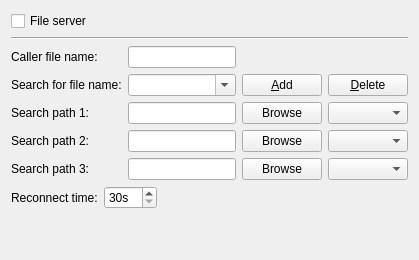
     <widget class="QWidget" name="fileServerTab">
      <attribute name="title">
       <string>File server</string>
      </attribute>
      <layout class="QVBoxLayout" name="verticalLayout_5">
       <item>
        <widget class="QCheckBox" name="fileServerCheckBox">
         <property name="toolTip">
          <string>&lt;!DOCTYPE HTML PUBLIC &quot;-//W3C//DTD HTML 4.0//EN&quot; &quot;http://www.w3.org/TR/REC-html40/strict.dtd&quot;&gt;
&lt;html&gt;&lt;head&gt;&lt;meta name=&quot;qrichtext&quot; content=&quot;1&quot; /&gt;&lt;style type=&quot;text/css&quot;&gt;
p, li { white-space: pre-wrap; }
&lt;/style&gt;&lt;/head&gt;&lt;body style=&quot; font-family:'Sans Serif'; font-size:9pt; font-weight:400; font-style:normal;&quot;&gt;
&lt;p style=&quot; margin-top:12px; margin-bottom:12px; margin-left:0px; margin-right:0px; -qt-block-indent:0; text-indent:0px;&quot;&gt;Serial port file server.&lt;/p&gt;
&lt;ul style=&quot;margin-top: 0px; margin-bottom: 0px; margin-left: 0px; margin-right: 0px; -qt-list-indent: 1;&quot;&gt;&lt;li style=&quot; font-family:'arial,sans-serif';&quot; style=&quot; margin-top:12px; margin-bottom:0px; margin-left:15px; margin-right:0px; -qt-block-indent:0; text-indent:0px;&quot;&gt;Start file server in GCodeWorkShop&lt;/li&gt;
&lt;li style=&quot; font-family:'arial,sans-serif';&quot; style=&quot; margin-top:0px; margin-bottom:0px; margin-left:15px; margin-right:0px; -qt-block-indent:0; text-indent:0px;&quot;&gt;Send any file from CNC, it will be saved in computer (as is set in Autosave tab)&lt;/li&gt;
&lt;li style=&quot; font-family:'arial,sans-serif';&quot; style=&quot; margin-top:0px; margin-bottom:0px; margin-left:15px; margin-right:0px; -qt-block-indent:0; text-indent:0px;&quot;&gt;Send special program from CNC: &lt;/li&gt;
&lt;p style=&quot; margin-top:0px; margin-bottom:0px; margin-left:15px; margin-right:0px; -qt-block-indent:1; text-indent:0px;&quot;&gt;&lt;span style=&quot; font-family:'arial,sans-serif';&quot;&gt;%&lt;/span&gt;&lt;/p&gt;
&lt;p style=&quot; margin-top:0px; margin-bottom:0px; margin-left:15px; margin-right:0px; -qt-block-indent:1; text-indent:0px;&quot;&gt;&lt;span style=&quot; font-family:'arial,sans-serif';&quot;&gt;:0001(CALLER)&lt;/span&gt;&lt;span style=&quot; font-family:'arial,sans-serif'; font-style:italic;&quot;&gt; -&amp;gt; O0001 or 0001 set in File Server tab &lt;/span&gt;&lt;/p&gt;
&lt;p style=&quot; margin-top:0px; margin-bottom:0px; margin-left:15px; margin-right:0px; -qt-block-indent:1; text-indent:0px;&quot;&gt;&lt;span style=&quot; font-family:'arial,sans-serif';&quot;&gt;(0032)  &lt;/span&gt;&lt;span style=&quot; font-family:'arial,sans-serif'; font-style:italic;&quot;&gt;-&amp;gt; 0032 filename to send back to CNC&lt;/span&gt;&lt;/p&gt;
&lt;p style=&quot; margin-top:0px; margin-bottom:0px; margin-left:15px; margin-right:0px; -qt-block-indent:1; text-indent:0px;&quot;&gt;&lt;span style=&quot; font-family:'arial,sans-serif';&quot;&gt;M30&lt;/span&gt;&lt;/p&gt;
&lt;p style=&quot; margin-top:0px; margin-bottom:0px; margin-left:15px; margin-right:0px; -qt-block-indent:1; text-indent:0px;&quot;&gt;&lt;span style=&quot; font-family:'arial,sans-serif';&quot;&gt;%&lt;/span&gt;&lt;/p&gt;
&lt;li style=&quot; font-family:'arial,sans-serif';&quot; style=&quot; margin-top:0px; margin-bottom:0px; margin-left:15px; margin-right:0px; -qt-block-indent:0; text-indent:0px;&quot;&gt;&lt;span style=&quot; font-family:'Sans Serif';&quot;&gt;after time set in &amp;quot;Auto close transmission dialog:&amp;quot; file server will send back file 0032 (paths, file extension are set in File Server tab)&lt;/span&gt;&lt;/li&gt;
&lt;li style=&quot; font-family:'arial,sans-serif';&quot; style=&quot; margin-top:0px; margin-bottom:0px; margin-left:15px; margin-right:0px; -qt-block-indent:0; text-indent:0px;&quot;&gt;... and again ...&lt;/li&gt;&lt;/ul&gt;&lt;/body&gt;&lt;/html&gt;</string>
         </property>
         <property name="text">
          <string>File server</string>
         </property>
         <property name="checked">
          <bool>false</bool>
         </property>
        </widget>
       </item>
       <item>
        <widget class="Line" name="line_2">
         <property name="orientation">
          <enum>Qt::Horizontal</enum>
         </property>
        </widget>
       </item>
       <item>
        <layout class="QGridLayout" name="gridLayout_13">
         <item row="2" column="0">
          <widget class="QLabel" name="label_14">
           <property name="text">
            <string>Search for file name:</string>
           </property>
          </widget>
         </item>
         <item row="3" column="0">
          <widget class="QLabel" name="label_10">
           <property name="text">
            <string>Search path 1:</string>
           </property>
          </widget>
         </item>
         <item row="3" column="1">
          <widget class="QLineEdit" name="searchPath1LineEdit">
           <property name="toolTip">
            <string>The first path to search for files.</string>
           </property>
           <property name="text">
            <string/>
           </property>
           <property name="clearButtonEnabled">
            <bool>true</bool>
           </property>
          </widget>
         </item>
         <item row="3" column="3">
          <widget class="QPushButton" name="browse2PushButton">
           <property name="toolTip">
            <string/>
           </property>
           <property name="text">
            <string>Browse</string>
           </property>
           <property name="icon">
            <iconset resource="../../../application.qrc">
             <normaloff>:/images/browse.png</normaloff>:/images/browse.png</iconset>
           </property>
          </widget>
         </item>
         <item row="3" column="4">
          <widget class="QComboBox" name="searchExt1ComboBox">
           <property name="toolTip">
            <string>File extension. 
If detected filename will contain an extension, then this setting will be ignored</string>
           </property>
           <property name="editable">
            <bool>false</bool>
           </property>
           <property name="currentText">
            <string/>
           </property>
           <property name="duplicatesEnabled">
            <bool>false</bool>
           </property>
          </widget>
         </item>
         <item row="13" column="0">
          <widget class="QLabel" name="label_18">
           <property name="text">
            <string>Search path 3:</string>
           </property>
          </widget>
         </item>
         <item row="13" column="1">
          <widget class="QLineEdit" name="searchPath3LineEdit">
           <property name="toolTip">
            <string>The third path to search for files.</string>
           </property>
           <property name="clearButtonEnabled">
            <bool>true</bool>
           </property>
          </widget>
         </item>
         <item row="11" column="0">
          <widget class="QLabel" name="label_19">
           <property name="text">
            <string>Search path 2:</string>
           </property>
          </widget>
         </item>
         <item row="13" column="4">
          <widget class="QComboBox" name="searchExt3ComboBox">
           <property name="toolTip">
            <string>File extension. 
If detected filename will contain an extension, then this setting will be ignored</string>
           </property>
           <property name="editable">
            <bool>false</bool>
           </property>
          </widget>
         </item>
         <item row="0" column="0">
          <widget class="QLabel" name="label_7">
           <property name="text">
            <string>Caller file name:</string>
           </property>
          </widget>
         </item>
         <item row="11" column="4">
          <widget class="QComboBox" name="searchExt2ComboBox">
           <property name="toolTip">
            <string>File extension. 
If detected filename will contain an extension, then this setting will be ignored</string>
           </property>
           <property name="editable">
            <bool>false</bool>
           </property>
           <property name="duplicatesEnabled">
            <bool>false</bool>
           </property>
          </widget>
         </item>
         <item row="13" column="3">
          <widget class="QPushButton" name="browse4PushButton">
           <property name="text">
            <string>Browse</string>
           </property>
           <property name="icon">
            <iconset resource="../../../application.qrc">
             <normaloff>:/images/browse.png</normaloff>:/images/browse.png</iconset>
           </property>
          </widget>
         </item>
         <item row="11" column="3">
          <widget class="QPushButton" name="browse3PushButton">
           <property name="text">
            <string>Browse</string>
           </property>
           <property name="icon">
            <iconset resource="../../../application.qrc">
             <normaloff>:/images/browse.png</normaloff>:/images/browse.png</iconset>
           </property>
          </widget>
         </item>
         <item row="11" column="1">
          <widget class="QLineEdit" name="searchPath2LineEdit">
           <property name="toolTip">
            <string>The second path to search for files.</string>
           </property>
           <property name="text">
            <string/>
           </property>
           <property name="clearButtonEnabled">
            <bool>true</bool>
           </property>
          </widget>
         </item>
         <item row="0" column="1">
          <widget class="QLineEdit" name="callerProgNameLineEdit">
           <property name="toolTip">
            <string>&quot;Caller program&quot;.
If program of that name (without extension) will be received from CNC, it will be searched for a program filename to send back to CNC.
Set this file name as other files received from this machine.
</string>
           </property>
           <property name="text">
            <string/>
           </property>
           <property name="clearButtonEnabled">
            <bool>true</bool>
           </property>
          </widget>
         </item>
         <item row="2" column="1">
          <widget class="QComboBox" name="fileNameExpFSComboBox">
           <property name="toolTip">
            <string>&lt;!DOCTYPE HTML PUBLIC &quot;-//W3C//DTD HTML 4.0//EN&quot; &quot;http://www.w3.org/TR/REC-html40/strict.dtd&quot;&gt;
&lt;html&gt;&lt;head&gt;&lt;meta name=&quot;qrichtext&quot; content=&quot;1&quot; /&gt;&lt;style type=&quot;text/css&quot;&gt;
p, li { white-space: pre-wrap; }
&lt;/style&gt;&lt;/head&gt;&lt;body style=&quot; font-family:'Sans Serif'; font-size:9pt; font-weight:400; font-style:normal;&quot;&gt;
&lt;p style=&quot; margin-top:0px; margin-bottom:0px; margin-left:0px; margin-right:0px; -qt-block-indent:0; text-indent:0px;&quot;&gt;This field contains expression used to find filename in &amp;quot;Caller&amp;quot; program.&lt;/p&gt;
&lt;p style=&quot; margin-top:0px; margin-bottom:0px; margin-left:0px; margin-right:0px; -qt-block-indent:0; text-indent:0px;&quot;&gt;It must contain valid Qt regular expression (QRexExp). See &lt;a href=&quot;http://doc.qt.io/qt-5/qregexp.html&quot;&gt;&lt;span style=&quot; text-decoration: underline; color:#00a489;&quot;&gt;http://doc.qt.io/qt-5/qregexp.html&lt;/span&gt;&lt;/a&gt;&lt;/p&gt;
&lt;p style=&quot; margin-top:0px; margin-bottom:0px; margin-left:0px; margin-right:0px; -qt-block-indent:0; text-indent:0px;&quot;&gt;In GCodeWorkShop you can check this expression in function &amp;quot;Clean up&amp;quot;&lt;/p&gt;&lt;/body&gt;&lt;/html&gt;</string>
           </property>
           <property name="editable">
            <bool>true</bool>
           </property>
           <property name="maxCount">
            <number>64</number>
           </property>
          </widget>
         </item>
         <item row="2" column="4">
          <widget class="QPushButton" name="removeButton">
           <property name="toolTip">
            <string>Delete from the list</string>
           </property>
           <property name="text">
            <string>&amp;Delete</string>
           </property>
           <property name="icon">
            <iconset resource="../../../application.qrc">
             <normaloff>:/images/list-remove.png</normaloff>:/images/list-remove.png</iconset>
           </property>
          </widget>
         </item>
         <item row="2" column="3">
          <widget class="QPushButton" name="addButton">
           <property name="toolTip">
            <string>Add to the list</string>
           </property>
           <property name="text">
            <string>&amp;Add</string>
           </property>
           <property name="icon">
            <iconset resource="../../../application.qrc">
             <normaloff>:/images/add.png</normaloff>:/images/add.png</iconset>
           </property>
          </widget>
         </item>
        </layout>
       </item>
       <item>
        <layout class="QGridLayout" name="gridLayout_14">
         <item row="2" column="0">
          <layout class="QHBoxLayout" name="horizontalLayout_5">
           <item>
            <widget class="QLabel" name="label_20">
             <property name="text">
              <string>Reconnect time:</string>
             </property>
            </widget>
           </item>
           <item>
            <widget class="QSpinBox" name="reconnectSpinBox">
             <property name="toolTip">
              <string>If port will not be open try to open it after set time.
Set to 300s to disable timer.</string>
             </property>
             <property name="suffix">
              <string>s</string>
             </property>
             <property name="minimum">
              <number>30</number>
             </property>
             <property name="maximum">
              <number>300</number>
             </property>
             <property name="singleStep">
              <number>10</number>
             </property>
            </widget>
           </item>
           <item>
            <spacer name="horizontalSpacer_9">
             <property name="orientation">
              <enum>Qt::Horizontal</enum>
             </property>
             <property name="sizeType">
              <enum>QSizePolicy::Expanding</enum>
             </property>
             <property name="sizeHint" stdset="0">
              <size>
               <width>40</width>
               <height>20</height>
              </size>
             </property>
            </spacer>
           </item>
          </layout>
         </item>
        </layout>
       </item>
       <item>
        <spacer name="verticalSpacer_5">
         <property name="orientation">
          <enum>Qt::Vertical</enum>
         </property>
         <property name="sizeHint" stdset="0">
          <size>
           <width>20</width>
           <height>40</height>
          </size>
         </property>
        </spacer>
       </item>
      </layout>
     </widget>
